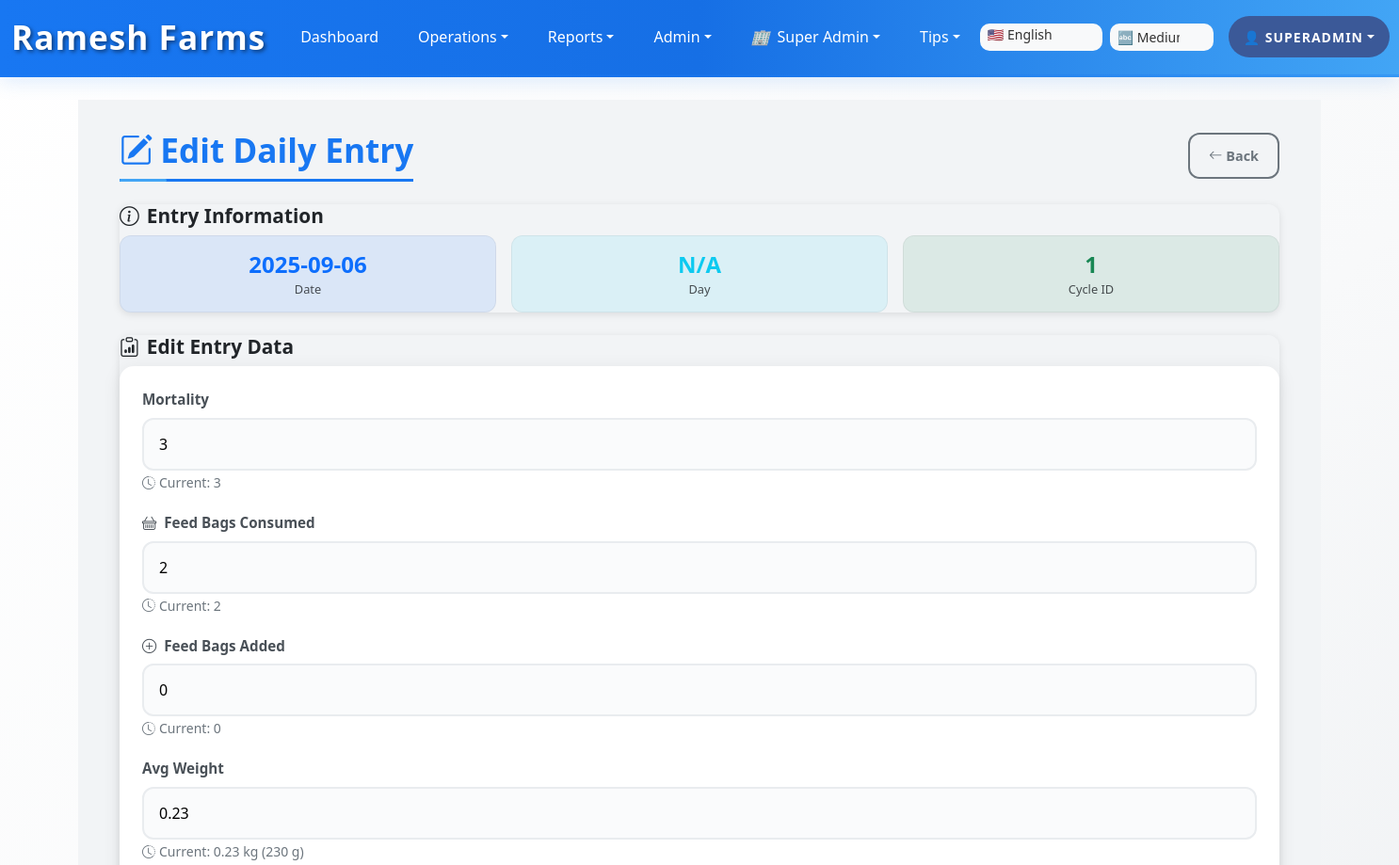
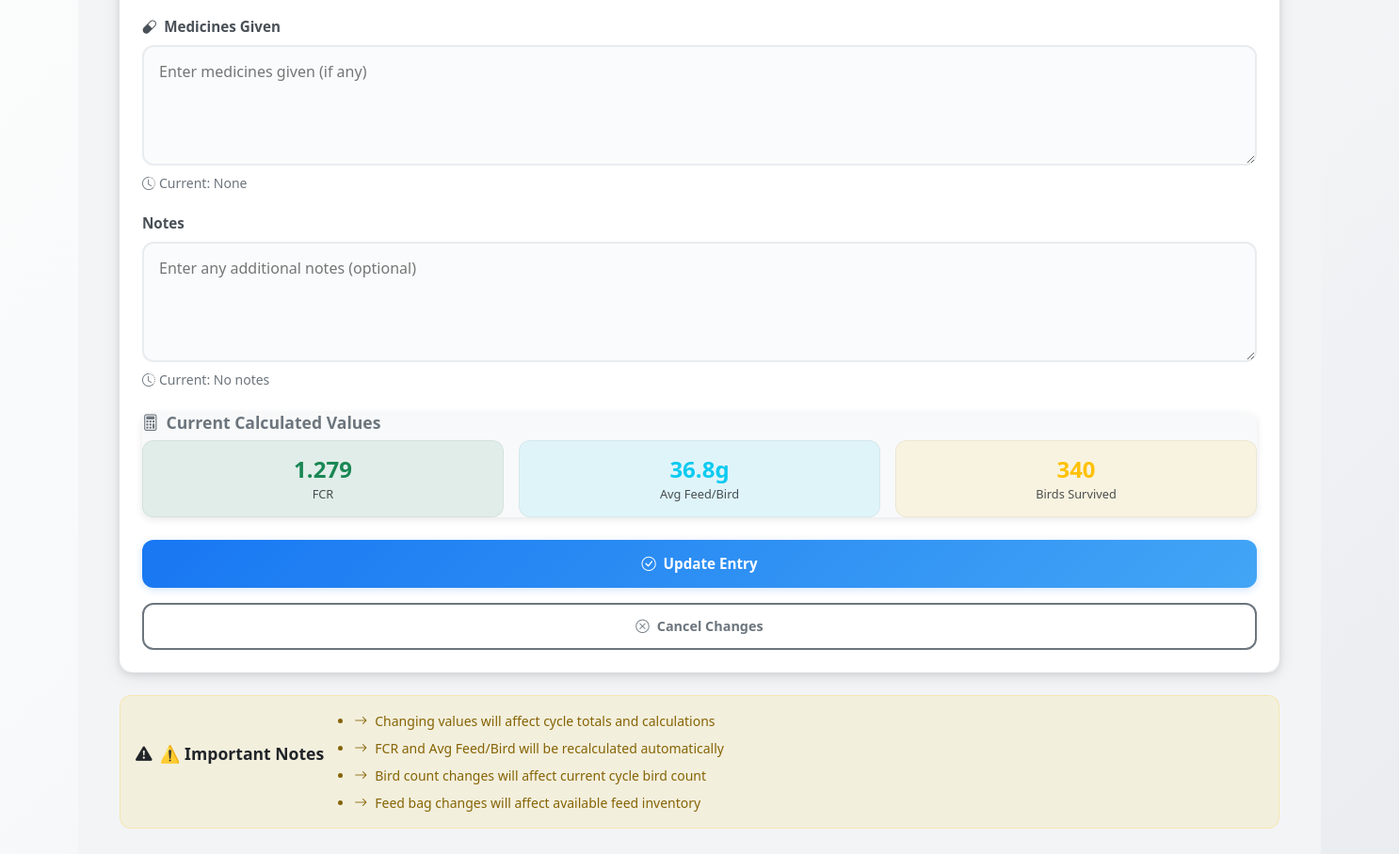
The page /edit_daily/1 (signed in) on the database its author committed (2 pictures, top to bottom).
### app.py (models this page shows, shortened)
class User(db.Model):
    id = db.Column(db.Integer, primary_key=True)
    username = db.Column(db.String(80), unique=True, nullable=False)
    password_hash = db.Column(db.String(120), nullable=False)
    role = db.Column(db.String(20), default='user')  # 'user', 'admin', 'super_admin'
    company_id = db.Column(db.Integer, db.ForeignKey('company.id'), nullable=True)  # Nullable for super_admin
    full_name = db.Column(db.String(120))
    email = db.Column(db.String(120))
    phone = db.Column(db.String(20))
    status = db.Column(db.String(20), default='active')  # 'active' or 'inactive'
    created_date = db.Column(db.DateTime, default=datetime.utcnow)
    created_by = db.Column(db.Integer)  # User ID who created
    last_login = db.Column(db.DateTime)

class Daily(db.Model):
    id = db.Column(db.Integer, primary_key=True)
    company_id = db.Column(db.Integer, db.ForeignKey('company.id'), nullable=False)
    cycle_id = db.Column(db.Integer, db.ForeignKey('cycle.id'))
    entry_date = db.Column(db.String(20))
    mortality = db.Column(db.Integer, default=0)
    feed_bags_consumed = db.Column(db.Integer, default=0)
    birds_survived = db.Column(db.Integer, default=0)
    feed_bags_added = db.Column(db.Integer, default=0)
    avg_weight = db.Column(db.Float, default=0.0)      # kg
    avg_feed_per_bird_g = db.Column(db.Float, default=0.0)
    fcr = db.Column(db.Float, default=0.0)
    medicines = db.Column(db.String(250), default="")
    daily_notes = db.Column(db.String(500), nullable=True)
    mortality_rate = db.Column(db.Float, default=0.0)
    total_mortality = db.Column(db.Integer, default=0.0)
    remaining_bags = db.Column(db.Float, default=0.0)
    total_bags_consumed = db.Column(db.Float, default=0.0)
    created_by = db.Column(db.Integer, db.ForeignKey('user.id'))
    created_date = db.Column(db.DateTime, default=datetime.utcnow)
    modified_by = db.Column(db.Integer, db.ForeignKey('user.id'))
    modified_date = db.Column(db.DateTime)
    daily_ext1 = db.Column(db.String(500), nullable=True)  # For daily screen extensions
    daily_ext2 = db.Column(db.String(500), nullable=True)
    daily_ext3 = db.Column(db.Float, nullable=True)
    daily_ext4 = db.Column(db.Float, nullable=True)

class Cycle(db.Model):
    id = db.Column(db.Integer, primary_key=True)
    company_id = db.Column(db.Integer, db.ForeignKey('company.id'), nullable=False)
    start_date = db.Column(db.String(50))
    start_time = db.Column(db.String(50))
    start_birds = db.Column(db.Integer)
    current_birds = db.Column(db.Integer)
    start_feed_bags = db.Column(db.Float)
    driver = db.Column(db.String(120))
    notes = db.Column(db.String(500))
    status = db.Column(db.String(20), default='active')  # 'active' or 'archived'
    end_date = db.Column(db.String(50))  # Date when cycle was completed/archived
    created_by = db.Column(db.Integer, db.ForeignKey('user.id'))
    created_date = db.Column(db.DateTime, default=datetime.utcnow)
    modified_by = db.Column(db.Integer, db.ForeignKey('user.id'))
    modified_date = db.Column(db.DateTime)

### app.py (the view, shortened to what this page needs)
@app.route('/edit_daily/<int:entry_id>', methods=['GET', 'POST'])
@admin_required
def edit_daily(entry_id):
    entry = Daily.query.get_or_404(entry_id)
    cycle = get_active_cycle()
    if not cycle or entry.cycle_id != cycle.id:
        flash('Entry not found or not part of current cycle', 'error')
        return redirect(url_for('daywise'))
    return render_template('edit_daily.html', entry=entry, cycle=cycle)

### templates/edit_daily.html (shortened to what this page needs)
{% extends 'base.html' %}
{% block content %}
<div class="mobile-container">
  <div class="mobile-section">
    <div class="d-flex justify-content-between align-items-center mb-4">
      <h2 class="mobile-header m-0" data-i18n="edit_daily_title">
        <i class="bi bi-pencil-square me-2"></i>Edit Daily Entry
      </h2>
      <a href="{{ url_for('daywise') }}" class="mobile-btn-outline-secondary btn-sm" data-i18n="back_to_daily_reports">
        <i class="bi bi-arrow-left me-1"></i>Back
      </a>
    </div>
    <div class="mobile-card mb-4">
      <h5 class="mobile-card-title">
        <i class="bi bi-info-circle me-2"></i>Entry Information
      </h5>
      <div class="row g-3">
        <div class="col-6 col-md-4">
          <div class="mobile-metric-card text-center bg-primary bg-opacity-10">
            <div class="mobile-metric-value text-primary">{{ entry.entry_date }}</div>
            <div class="mobile-metric-label">Date</div>
          </div>
        </div>
        <div class="col-6 col-md-4">
          <div class="mobile-metric-card text-center bg-info bg-opacity-10">
            <div class="mobile-metric-value text-info">{{ loop.index if loop else 'N/A' }}</div>
            <div class="mobile-metric-label">Day</div>
          </div>
        </div>
        <div class="col-12 col-md-4">
          <div class="mobile-metric-card text-center bg-success bg-opacity-10">
            <div class="mobile-metric-value text-success">{{ cycle.id }}</div>
            <div class="mobile-metric-label">Cycle ID</div>
          </div>
        </div>
      </div>
    </div>
    <div class="mobile-card">
      <h5 class="mobile-card-title">
        <i class="bi bi-clipboard-data me-2"></i>Edit Entry Data
      </h5>
      <form method="POST" class="mobile-form-enhanced">
        <div class="mobile-form-group">
          <label for="mortality" class="mobile-form-label" data-i18n="mortality">
          </label>
          <input id="mortality" type="number" name="mortality" class="mobile-form-control"
                 value="{{ entry.mortality }}" min="0" required
                 placeholder="Enter mortality count">
          <small class="text-muted">
            <i class="bi bi-clock-history me-1"></i>Current: {{ entry.mortality }}
          </small>
        </div>
        <div class="mobile-form-group">
          <label for="feed-consumed" class="mobile-form-label" data-i18n="feed_bags_consumed">
            <i class="bi bi-basket me-2"></i>Feed Bags Consumed
          </label>
          <input id="feed-consumed" type="number" step="0.1" name="feed_bags_consumed"
                 class="mobile-form-control" value="{{ entry.feed_bags_consumed }}" min="0" required
                 placeholder="Enter feed consumed">
          <small class="text-muted">
            <i class="bi bi-clock-history me-1"></i>Current: {{ entry.feed_bags_consumed }}
          </small>
        </div>
        <div class="mobile-form-group">
          <label for="feed-added" class="mobile-form-label" data-i18n="feed_bags_added">
            <i class="bi bi-plus-circle me-2"></i>Feed Bags Added
          </label>
          <input id="feed-added" type="number" step="0.1" name="feed_bags_added"
                 class="mobile-form-control" value="{{ entry.feed_bags_added }}" min="0"
                 placeholder="Enter feed added">
          <small class="text-muted">
            <i class="bi bi-clock-history me-1"></i>Current: {{ entry.feed_bags_added }}
          </small>
        </div>
        <div class="mobile-form-group">
          <label for="avg-weight" class="mobile-form-label" data-i18n="avg_weight">
          </label>
          <input id="avg-weight" type="number" step="0.001" name="avg_weight"
                 class="mobile-form-control" value="{{ entry.avg_weight }}" min="0" required
                 placeholder="Enter average weight">
          <small class="text-muted">
            <i class="bi bi-clock-history me-1"></i>Current: {{ entry.avg_weight }} kg ({{ (entry.avg_weight * 1000)|int }} g)
          </small>
        </div>
        <div class="mobile-form-group">
          <label for="medicines" class="mobile-form-label" data-i18n="medicines_given">
            <i class="bi bi-capsule me-2"></i>Medicines Given
          </label>
          <textarea id="medicines" name="medicines" class="mobile-form-control" rows="4"
                    placeholder="Enter medicines given (if any)">{{ entry.medicines or '' }}</textarea>
          <small class="text-muted">
            <i class="bi bi-clock-history me-1"></i>Current: {{ entry.medicines or 'None' }}
          </small>
        </div>
        <div class="mobile-form-group">
          <label for="daily-notes" class="mobile-form-label" data-i18n="notes">
          </label>
          <textarea id="daily-notes" name="daily_notes" class="mobile-form-control" rows="4"
                    placeholder="Enter any additional notes (optional)">{{ entry.daily_notes or '' }}</textarea>
          <small class="text-muted">
            <i class="bi bi-clock-history me-1"></i>Current: {{ entry.daily_notes or 'No notes' }}
          </small>
        </div>
        <div class="mobile-card bg-light mt-4">
          <h6 class="mobile-card-title text-muted" data-i18n="current_calculated_values">
            <i class="bi bi-calculator me-2"></i>Current Calculated Values
          </h6>
          <div class="row g-3">
            <div class="col-6 col-md-4">
              <div class="mobile-metric-card text-center bg-success bg-opacity-10">
                <div class="mobile-metric-value text-success">{{ entry.fcr }}</div>
                <div class="mobile-metric-label">FCR</div>
              </div>
            </div>
            <div class="col-6 col-md-4">
              <div class="mobile-metric-card text-center bg-info bg-opacity-10">
                <div class="mobile-metric-value text-info">{{ "{:,.1f}".format(entry.avg_feed_per_bird_g) }}g</div>
                <div class="mobile-metric-label">Avg Feed/Bird</div>
              </div>
            </div>
            <div class="col-12 col-md-4">
              <div class="mobile-metric-card text-center bg-warning bg-opacity-10">
                <div class="mobile-metric-value text-warning">{{ entry.birds_survived if entry.birds_survived else 'N/A' }}</div>
                <div class="mobile-metric-label">Birds Survived</div>
              </div>
            </div>
          </div>
        </div>
        <div class="d-grid gap-3 mt-4">
          <button type="submit" class="mobile-btn-primary">
            <i class="bi bi-check-circle me-2"></i>Update Entry
          </button>
          <a href="{{ url_for('daywise') }}" class="mobile-btn-outline-secondary">
            <i class="bi bi-x-circle me-2"></i>Cancel Changes
          </a>
        </div>
      </form>
    </div>
    <div class="mobile-alert alert alert-warning mt-4">
      <h6 class="d-flex align-items-center mb-3">
        <i class="bi bi-exclamation-triangle-fill me-2"></i>
        <span data-i18n="important_notes">Important Notes</span>
      </h6>
      <ul class="mb-0 small">
        <li class="mb-2" data-i18n="note_cycle_totals">
          <i class="bi bi-arrow-right me-2"></i>Changing values will affect cycle totals and calculations
        </li>
        <li class="mb-2" data-i18n="note_fcr_recalc">
          <i class="bi bi-arrow-right me-2"></i>FCR and Avg Feed/Bird will be recalculated automatically
        </li>
        <li class="mb-2" data-i18n="note_bird_count">
          <i class="bi bi-arrow-right me-2"></i>Bird count changes will affect current cycle bird count
        </li>
        <li data-i18n="note_feed_inventory">
          <i class="bi bi-arrow-right me-2"></i>Feed bag changes will affect available feed inventory
        </li>
      </ul>
    </div>
  </div>
</div>
{% endblock %}

### templates/base.html (shortened to what this page needs)
<!doctype html>
<html lang="en">
  <head>
    <link href="https://cdn.jsdelivr.net/npm/bootstrap@5.3.0/dist/css/bootstrap.min.css" rel="stylesheet">
    <link href="https://cdn.jsdelivr.net/npm/bootstrap-icons@1.10.0/font/bootstrap-icons.css" rel="stylesheet">
    <link rel="stylesheet" href="{{ url_for('static', filename='style.css') }}">
  </head>
  <body>
      <nav class="navbar navbar-expand-lg navbar-dark" style="background: #3b5998;">
      <div class="container-fluid">
        <a class="navbar-brand chicken-icon d-inline-block align-middle fw-bold" href="{{ url_for('dashboard') }}" data-i18n="app_title" style="color: #ffffff; font-size: 1.4rem;">
        </a>
        <div class="collapse navbar-collapse d-none d-lg-block" id="navmenu">
          <ul class="navbar-nav me-auto mb-2 mb-lg-0">
            <li class="nav-item">
              <a class="nav-link px-3" href="{{ url_for('dashboard') }}" data-i18n="nav_dashboard" style="color: #fff;">
              </a>
            </li>
            <li class="nav-item dropdown">
              <a class="nav-link dropdown-toggle px-3" href="#" role="button" data-bs-toggle="dropdown" aria-expanded="false" data-i18n="nav_operations" style="color: #fff;">
              </a>
            </li>
            <li class="nav-item dropdown">
              <a class="nav-link dropdown-toggle px-3" href="#" role="button" data-bs-toggle="dropdown" aria-expanded="false" data-i18n="nav_reports" style="color: #fff;">
              </a>
            </li>
            {% if session.role in ['admin', 'super_admin'] %}
            <li class="nav-item dropdown">
              <a class="nav-link dropdown-toggle px-3" href="#" role="button" data-bs-toggle="dropdown" aria-expanded="false" data-i18n="nav_admin" style="color: #fff;">
              </a>
            </li>
            {% endif %}
            {% if session.role == 'super_admin' %}
            <li class="nav-item dropdown">
              <a class="nav-link dropdown-toggle px-3" href="#" role="button" data-bs-toggle="dropdown" aria-expanded="false" style="color: #fff;">
                <i class="me-2">🏢</i>Super Admin
              </a>
            </li>
            {% endif %}
            <li class="nav-item dropdown">
              <a class="nav-link dropdown-toggle px-3" href="#" id="tipsDropdown" role="button" data-bs-toggle="dropdown" aria-expanded="false" data-i18n="tips" style="color: #fff;">
              </a>
            </li>
          </ul>
          <div class="d-flex align-items-center">
            <select id="langSelect" class="form-select form-select-sm me-2 border-0" style="width:130px; background: #f8f9fa; color: #333;">
              <option value="en">🇺🇸 English</option>
            </select>
            <select id="fontSizeSelect" class="form-select form-select-sm me-3 border-0" style="width:110px; background: #f8f9fa; color: #333;" title="Font Size">
              <option value="medium" selected data-i18n="font_size_medium">🔤 Medium</option>
            </select>
            <div class="dropdown">
              <button class="btn btn-outline-light btn-sm dropdown-toggle px-3" type="button" data-bs-toggle="dropdown" style="background: #3b5998; color: #fff; border: none;">
                {% if session.role == 'admin' %}👑{% else %}👤{% endif %} {{ session.username }}
              </button>
            </div>
          </div>
        </div>
        </div>
      </nav>
     <main class="container my-4" style="background-color: #f2f4f6;"> {% block content %}{% endblock %} </main>
  </body>
</html>

### rows shown on the page
User: username "SUPERADMIN"
Daily: entry_date "2025-09-06", mortality "3", feed_bags_consumed "2", feed_bags_added "0", avg_weight "0.23", (entry.avg_weight*1000)|int "230", medicines "None", daily_notes "No notes", fcr "1.279", avg_feed_per_bird_g "36.8", birds_survived "340"
